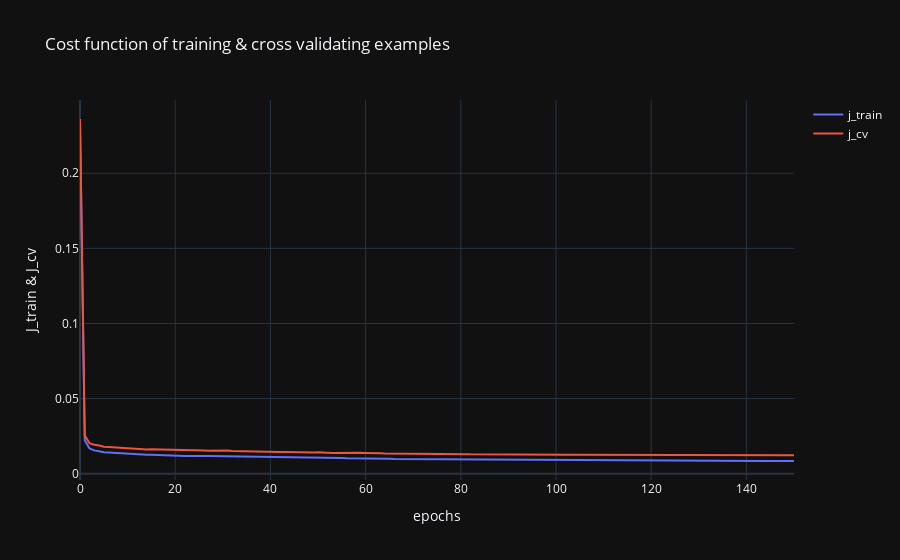
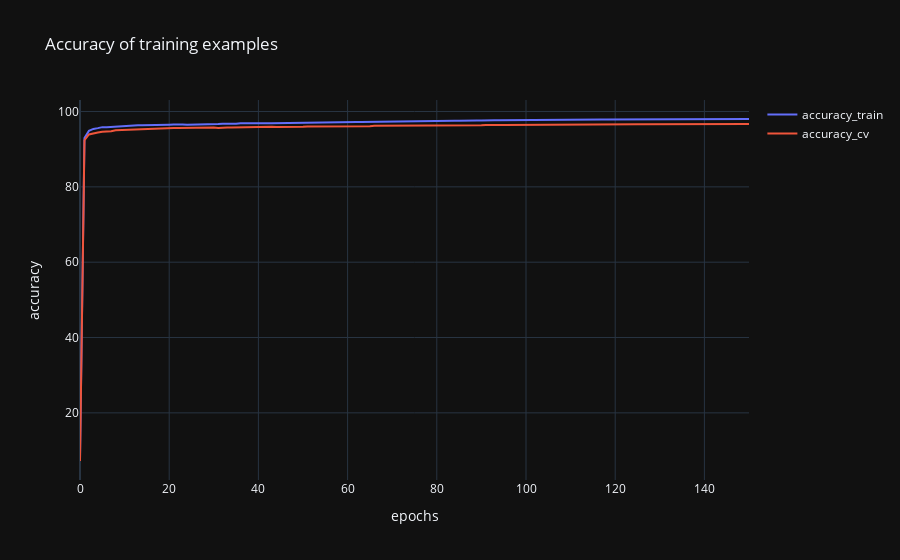

Notebook code cell kept with these figures, in order:
### Code cell
model.fit(NUM_EPOCHS, ALPHA, BETA_1, BETA_2, LAMBDA, MINI_BATCH, LEARNING_RATE_DECAY)

### Figure 1 — Plotly figure (JSON) as saved in the notebook; plotly's stock layout.template omitted (floating-point values rounded to 4 significant figures; data arrays with more than 128 entries replaced by an {"elided": "..."} marker saying what was removed)
{"data": [{"name": "j_train", "type": "scatter", "x": {"elided": "151 int values"}, "y": {"elided": "151 float values"}}, {"name": "j_cv", "type": "scatter", "x": {"elided": "151 int values"}, "y": {"elided": "151 float values"}}], "layout": {"title": {"text": "Cost function of training & cross validating examples"}, "xaxis": {"title": {"text": "epochs"}}, "yaxis": {"title": {"text": "J_train & J_cv"}}}}

### Figure 2 — Plotly figure (JSON) as saved in the notebook; plotly's stock layout.template omitted (floating-point values rounded to 4 significant figures; data arrays with more than 128 entries replaced by an {"elided": "..."} marker saying what was removed)
{"data": [{"name": "accuracy_train", "type": "scatter", "x": {"elided": "151 int values"}, "y": {"elided": "151 float values"}}, {"name": "accuracy_cv", "type": "scatter", "x": {"elided": "151 int values"}, "y": {"elided": "151 float values"}}], "layout": {"title": {"text": "Accuracy of training examples"}, "xaxis": {"title": {"text": "epochs"}}, "yaxis": {"title": {"text": "accuracy"}}}}
